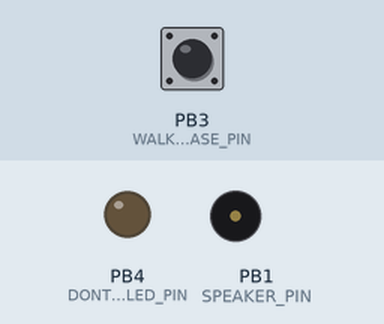
This sketch was run on a simulated ATtiny85, built with avr-gcc and run on an emulated ATtiny85. Parts: output pins drawn as LEDs (lit = HIGH), buzzer (waves = sounding). Inputs (shaded band) come from the test bench; at power-on: PB3 (WALK_PHASE_PIN) HIGH. Pins used as bus, display or sensor lines are not drawn.

Above: at 1.2 s.
1.3 s: PB3 (WALK_PHASE_PIN) pulled LOW for 0.15 s
At 2.5 s:
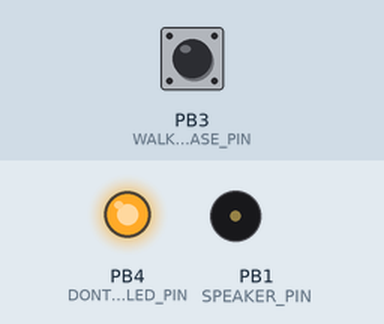
4.3 s: PB3 (WALK_PHASE_PIN) pulled LOW for 1 s
At 6.2 s:
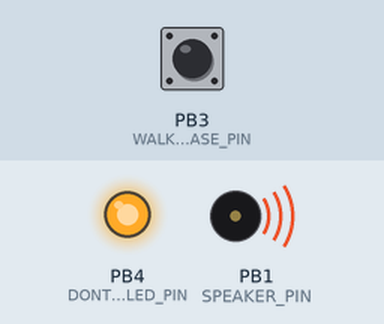
7.3 s: PB3 (WALK_PHASE_PIN) pulled LOW for 0.15 s
At 10.2 s:
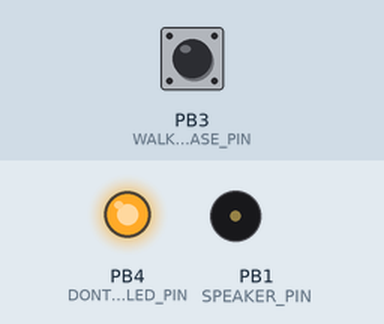
10.3 s: PB3 (WALK_PHASE_PIN) pulled LOW for 3.2 s
At 11.05 s:
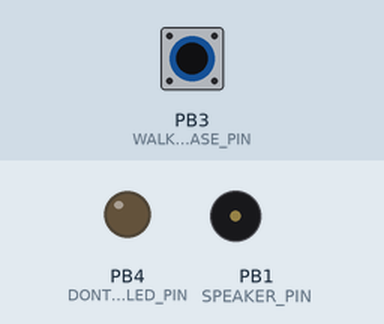
Timing chart, 0 to 16.0 s (numbered marks = the images above; inputs shaded):
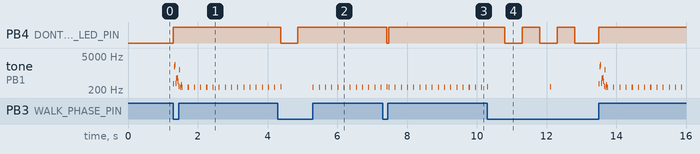

The sketch:

traffic_light_noises_trigger_interrupts.ino
```cpp
int SPEAKER_PIN = 1; // physical pin 6
int WALK_PHASE_PIN = 3; // physical pin 2
int DONT_WALK_LED_PIN = 4; // physical pin 3
int DONT_WALK_MAX_FLASHES = 4;

/*
 * Tones values are based on Australian pedestrian crossings, reverse engineered by ronnied here:
 * https://github.com/ronnied/traffic-crossing
*/
int tones[] = {
  3500, 2850, 2333, 1956, 1638, 1380, 1161, 992, 814, 750, 700
};

// for state machine
enum State_enum {DONT_WALK, WALK, DONT_WALK_FLASH};

// save current system state in these
int state;
volatile bool walkEnabled = false;
int dontWalkFlashCount = 0;
unsigned long previousToneMillis = 0;
unsigned long previousFlashMillis = 0;

/*
 * TinyTone implementation for ATtiny85 from here:
 * http://www.technoblogy.com/show?KVO
 */
void TinyTone(unsigned int pin, unsigned char divisor, unsigned long duration)
{
  TCCR1 = 0x90 | (11-4); // for 8MHz clock
  OCR1C = divisor-1;         // set the OCR
  delay(duration);
  TCCR1 = 0x90;              // stop the counter
}

void playIdleTone() {
  unsigned long currentMillis = millis();
  if (currentMillis - previousToneMillis >= 1800)
  {
    previousToneMillis = currentMillis;
    TinyTone(SPEAKER_PIN, 1000, 25);
    delay(25);
    noTone(SPEAKER_PIN);
  }
}

void playChirpTone() {
  // Iterate through all tones
  for (int i = 0; i < 11; i++) {
    // Play the next tone
    TinyTone(SPEAKER_PIN, tones[i], 11);
    delay(11);
  }
}

void playWalkTone() {
    TinyTone(SPEAKER_PIN, 500, 30);
    delay(30);
    noTone(SPEAKER_PIN);
    delay(117); // wait
}

void runFlashDontWalkPhase()
{
  unsigned long currentMillisFlash = millis();
  if (currentMillisFlash - previousFlashMillis >= 500)
  {
    previousFlashMillis = currentMillisFlash;
    dontWalkFlashCount++;
    digitalWrite(DONT_WALK_LED_PIN, !(dontWalkFlashCount % 2));

    // enough flashing, back to static
    if ((dontWalkFlashCount / 2) > DONT_WALK_MAX_FLASHES)
    {
      dontWalkFlashCount = 0;
      state = DONT_WALK;
    }
  }
  playIdleTone();
}

void runWalkPhase()
{
  // disable ACTIVE LOW don't walk LED
  digitalWrite(DONT_WALK_LED_PIN, HIGH);

  // if walk phase just started
  if (state == DONT_WALK)
  {
    // GO!
    state = WALK;
    playChirpTone();
  }

  playWalkTone();

  // if walk phase finished, exit
  if (digitalRead(WALK_PHASE_PIN) == LOW)
  {
    state = DONT_WALK_FLASH;
    walkEnabled = false;
  }
}

void runDontWalkPhase()
{
  // enable ACTIVE LOW don't walk LED
  digitalWrite(DONT_WALK_LED_PIN, LOW);
  playIdleTone();
}

void enablePinChangeInterrupt() {
  pinMode(WALK_PHASE_PIN, INPUT_PULLUP);
  cli();
  PCMSK |= (1 << digitalPinToPCMSKbit(WALK_PHASE_PIN)); // Pin Change Enable
  // equivalent to: PCMSK |= (1 <<PCINT3);
  GIMSK |= (1 << digitalPinToPCICRbit(WALK_PHASE_PIN)); // PCIE Pin Change Interrupt Enable
  // equivalent to: GIMSK |= (1 << PCIE);
  sei();
}

/*
 * Command: interrupt handler
 */
ISR(PCINT0_vect) {
  walkEnabled = true;
}

void setup() {
  // Setup pins
  pinMode(SPEAKER_PIN, OUTPUT);
  pinMode(DONT_WALK_LED_PIN, OUTPUT);
  enablePinChangeInterrupt();
  state = DONT_WALK;
}

void loop() {
  if (walkEnabled)
  {
    runWalkPhase();
  }
  else
  {
    if (state == DONT_WALK_FLASH)
    {
      runFlashDontWalkPhase();
    }
    else
    {
      runDontWalkPhase();
    }
  }
}
```

Measured:
- after the input at 1.3 s, PB4 (DONT_WALK_LED_PIN): LOW → HIGH at once
- after the input at 4.3 s, PB4 (DONT_WALK_LED_PIN): HIGH → LOW after 0.08 s, → HIGH 0.50 s later
- after the input at 7.3 s, PB4 (DONT_WALK_LED_PIN): HIGH → LOW after 0.12 s, → HIGH 0.05 s later
- after the input at 10.3 s, PB4 (DONT_WALK_LED_PIN): goes LOW 0.50 s, HIGH 0.50 s, LOW 0.50 s, HIGH 0.50 s, LOW 0.69 s, then HIGH, starting after 0.51 s
- by itself, tone on PB1 (SPEAKER_PIN): plays 269 Hz for 0.03 s, 269 Hz for 0.03 s, 363 Hz for 0.01 s, 1838 Hz for 0.01 s, 2155 Hz for 0.01 s, 381 Hz for 0.01 s … (26 notes in this stretch)
